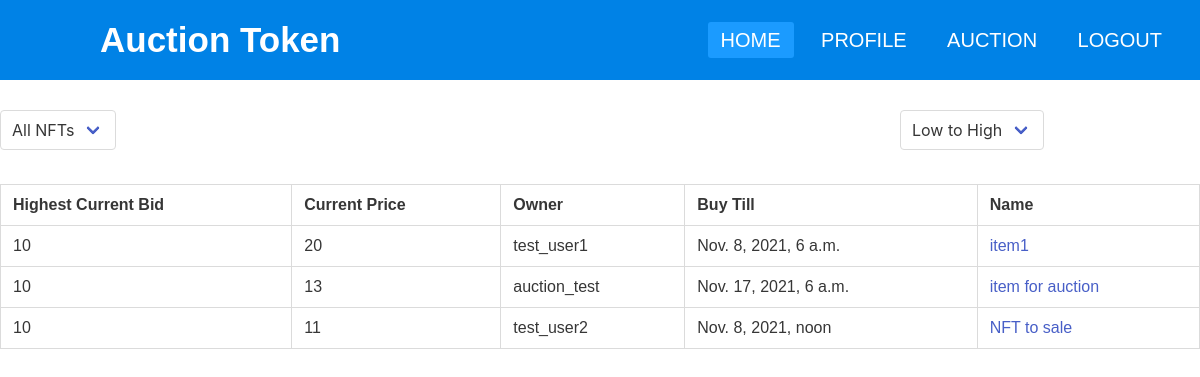
The page /auctions/list (signed in) on the database its author committed.
### backend/models.py (models this page shows)
class Auction(models.Model):
    name = models.TextField()
    cur_bid = models.IntegerField(default=10)
    highest = models.IntegerField(default=11)
    owner = models.ForeignKey(User, null=True, on_delete=models.CASCADE)
    time = models.DateTimeField(null=True)

class User(AbstractUser):
    address = models.TextField()
    net_worth = models.IntegerField(default=0)

### backend/views.py (the view)
# urls.py: path('auctions/list', views.auction, name="auction"),
@login_required(login_url='/accounts/login')
def auction(request):
    list = Auction.objects.all()
    return render(request, "backend/auction_list.html", {
        'list': list,
    })

### backend/templates/backend/auction_list.html (shortened to what this page needs)
{% extends 'layout.html' %}
{% load static %}
{% block nav %}
<nav>
  <label class="logo">Auction Token</label>
  <ul>
    <li><a class="active" href="{% url 'backend:index' %}">Home</a></li>
    {% if not request.user.is_authenticated %}
    <li><a href="{% url 'backend:login' %}">Login</a></li>
    {% else %}
    <li><a href="{% url 'backend:profile' request.user.id %}">Profile</a></li>
    <li><a href="{% url 'backend:auction' %}">Auction</a></li>
    <li><a href="#">Logout</a></li>
    {% endif %}
  </ul>
</nav>
{% endblock %}
{% block body %}
<body>
    <div class="assets">
      <div class="allNft">
        <div class="select">
          <select>
            <option>All NFTs</option>
          </select>
        </div>
      </div>
      <div class="sortBy">
          <div class="select">
            <select>
              <option>Low to High</option>
            </select>
          </div>
      </div>
    </div>
    <br />
    <div class="table">
      <table class="table is-bordered is-fullwidth">
        <thead>
          <tr>
            <th><abbr title="Bid">Highest Current Bid</abbr></th>
            <th><abbr title="Price">Current Price</abbr></th>
            <th><abbr title="Buy">Owner</abbr></th>
            <th><abbr title="Time">Buy Till</abbr></th>
            <th><abbr title="Name">Name</abbr></th>
          </tr>
        </thead>
        <tbody>
          {% for item in list %}
          <tr>
            <td>{{ item.cur_bid }}</td>
            <td>{{ item.highest }}</td>
            <td>{{ item.owner.username }}</td>
            <td>{{ item.time }}</td>
            <td><a href="{% url 'backend:details' item.id %}">{{ item.name }}</a></td>
          </tr>
          {% endfor %}
        </tbody>
      </table>
    </div>
</body>
{% endblock %}

### backend/templates/layout.html (shortened to what this page needs)
{% load static %}
<!DOCTYPE html>
<html lang="en">
<head>
  <link href="{% static 'stylesheets/css/styleUpload.css' %}" rel="stylesheet"/>
  <link href="{% static 'stylesheets/css/bulma.css' %}" rel="stylesheet"/>
  <link href="{% static 'stylesheets/css/style.css' %}" rel="stylesheet"/>
  <link href="{% static 'stylesheets/css/styleProfile.css' %}" rel="stylesheet">
  <link href="{% static 'stylesheets/css/styleAuction.css' %}" rel="stylesheet"/>
  <link rel="stylesheet" href="https://use.fontawesome.com/releases/v5.5.0/css/all.css">
</head>
{% block nav %}
{% endblock %}
{% block body %}{% endblock %}
</html>

### backend/static/stylesheets/css/style.css (style rules this page uses)
* { box-sizing: border-box; padding: 0; margin: 0; text-decoration: none; list-style: none; box-sizing: border-box; }
body { margin: 0; font-family: Arial, Helvetica, sans-serif; }
nav { background: #0082e6; height: 80px; widows: 100%; }
label.logo { color: white; font-size: 35px; line-height: 80px; padding: 0 100px; font-weight: bold; }
nav ul { float: right; margin-right: 20px; }
nav ul li { display: inline-block; line-height: 80px; margin: 0 5px; }
nav ul li a { color: white; font-size: 17px; text-transform: uppercase; padding: 7px 13px; border-radius: 3px; }
a.active,a:hover { background: #1b9bff; transition: .5s; }
nav ul li a { font-size: 20px; }

### backend/static/stylesheets/css/styleAuction.css (style rules this page uses)
.assets { margin:0; padding-top: 30px; }
.allNft { float:left; width:75%; }
.sortBy { float:left; }
.table { padding-top: 50px; }

### rows shown on the page
Auction: cur_bid "10", highest "20", owner.username "test_user1", time "Nov. 8, 2021, 6 a.m.", name "item1"
Auction: cur_bid "10", highest "13", owner.username "auction_test", time "Nov. 17, 2021, 6 a.m.", name "item for auction"
Auction: cur_bid "10", highest "11", owner.username "test_user2", time "Nov. 8, 2021, noon", name "NFT to sale"
